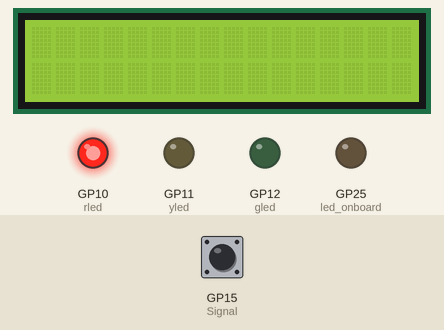
The program below on a simulated Raspberry Pi Pico running MicroPython. Parts: 16×2 character LCD, output pins drawn as LEDs (lit = HIGH). The inputs (shaded band) are chosen by the test bench; at power-on: GP15 (Signal) LOW. What the program prints to the serial console is not drawn.

Above: at 1.2 s.
1.3 s: GP15 (Signal) pulled HIGH for 0.15 s
At 3.5 s:
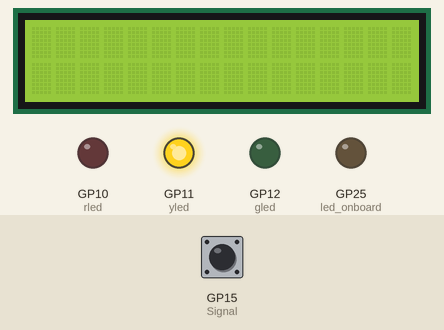
4.4 s: GP15 (Signal) pulled HIGH for 1 s
At 4.7 s:
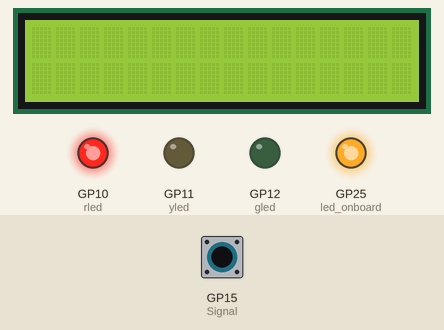
8.4 s: GP15 (Signal) pulled HIGH for 0.15 s
At 8.7 s:
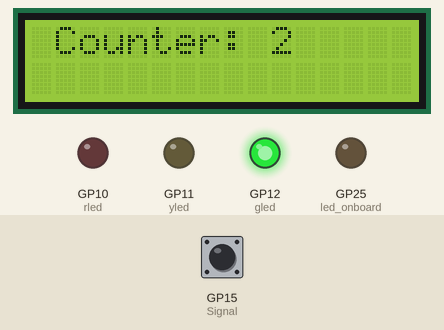
9.1 s: GP15 (Signal) pulled HIGH for 3.2 s
At 10.4 s:
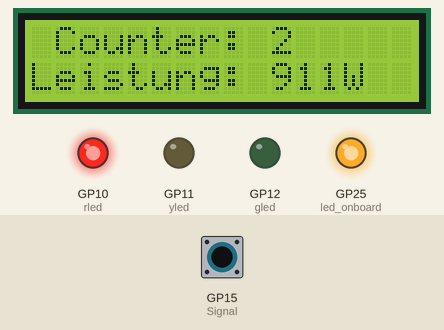
13.8 s: GP15 (Signal) pulled HIGH for 0.15 s
At 15.8 s:
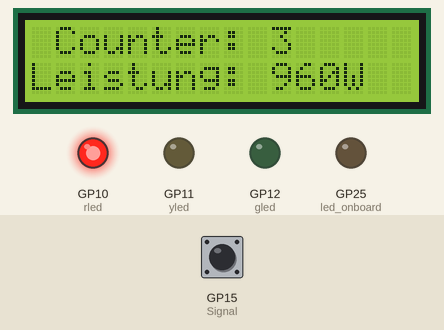
17.5 s: GP15 (Signal) driven HIGH
At 18.2 s:
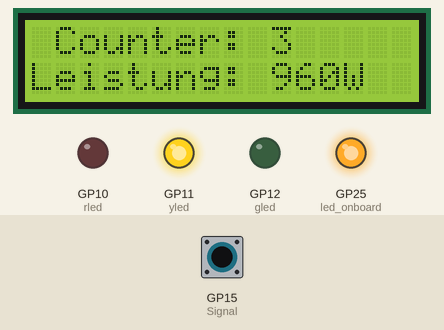
Timing chart, 0 to 21.5 s (numbered marks = the images above; inputs shaded):
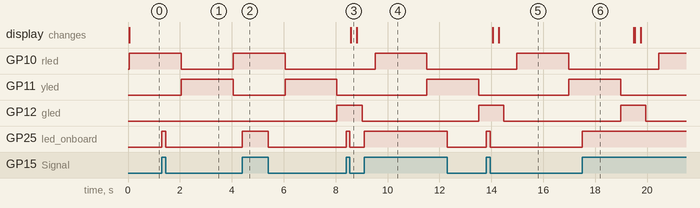

Measured:
- after the input at 1.3 s, GP25 (led_onboard): LOW → HIGH at once, → LOW 0.15 s later
- after the input at 4.4 s, GP12 (gled): LOW → HIGH after 3.7 s; GP25 (led_onboard): LOW → HIGH at once, → LOW 1.0 s later
- after the input at 8.4 s, GP25 (led_onboard): LOW → HIGH at once, → LOW 0.15 s later
- after the input at 9.1 s, GP25 (led_onboard): LOW → HIGH at once, → LOW 3.2 s later
- after the input at 13.8 s, GP25 (led_onboard): LOW → HIGH at once, → LOW 0.15 s later
- after the input at 17.5 s, GP25 (led_onboard): LOW → HIGH at once

The program:

Test-02.py
```python
# In diesem Programm löst ein Signal am Eingang des GPIO15
# einen Interrupt aus. Dabei wird jede Statusänderung erfasst, d.h.
# sowohl eine steigende als auch eine fallende Flanke bewirken
# den Aufruf der selben Interruptroutine aus (Funktion: Signal_INT()).
# Bei einer fallende Flanke wird die aktuelle Zeit ermittelt und
# anschließend die zeitliche Differenz zu der davor aufgetretenen,
# fallenden Flanke errechnet.
# Diese Dauer (periode) ist ein Maß für den momentanen Verbrauch.
# Je größer die Dauer, um so kleiner ist der Verbrauch.
# Der momentane Verbrauch (mverbrauch) wird dann am Display angezeigt.
# Während der HIGH Phase des Impulses wird die interne LED eingeschaltet,
# ansonsten bleibt sie ausgeschaltet.
# Wenn eine steigende Flanke erkannt wurde, dann wird die globale Variable tck1
# mit einem Zeitstpempel gesetzt. Eine fallende Flanke setzt dann die Variable tck2
# mit einem weiteren Zeitstempel.
# Die Differenz der beiden Zeitstempel (tck2 - tck1) ist dann die Impulsdauer.
#
#
# Bibliotheken laden
from machine import I2C, Pin, reset
from machine_i2c_lcd import I2cLcd
import utime

# Status-LED onboard (für Raspberry Pico W)
led_onboard = machine.Pin('LED', machine.Pin.OUT, value=0)

# Definition of LEDs
rled 	= machine.Pin(10, machine.Pin.OUT)
yled 	= machine.Pin(11, machine.Pin.OUT)
gled 	= machine.Pin(12, machine.Pin.OUT)

def disp_lcd(z1, z2):
    # Ausgabe auf Display
    zeile_1  = " Counter: " + str(z1) + '\n'
    zeile_2  = "Leistung: " + str(z2) + 'W \n'
    try:
        lcd.clear()
        lcd.putstr(zeile_1)
        utime.sleep(0.2)
        lcd.putstr(zeile_2)
        utime.sleep(0.2)
    except:
        print("Z043")
    return


def Signal_INT(pin):          # Signal Interrupt handler
    global Signal_Status      # Bezug zur globalen Variablen
    global tck1, tck2, tck2_v, periode

    Signal.irq(handler=None)  # Abschalten während der Ausführung

    if (Signal.value() == 1) and (Signal_Status == 0):
        # Steigende Flanke
        Signal_Status = 1     	# Setze Signal_Status auf HIGH
        led_onboard.value(1)    # Schalte LED_onboard ein
        tck1 = utime.ticks_ms() # Ermittle und speichere Zeitpunkt
        # print()
        # print("High tck1 = ", tck1, ' ms')

    elif (Signal.value() == 0) and (Signal_Status == 1):
        # Fallende Flanke
        Signal_Status = 0     	# Setze Signal_Status auf LOW
        led_onboard.value(0)    # Schalte LED_onboard aus
        tck2 = utime.ticks_ms() # Ermittle und speichere Zeitpunkt
        # print("Low  tck2 = ", tck2, ' ms')
        ## print("tck2_v = \t", tck2_v, '\t', "tck2 = \t", tck2)

        if tck2_v > 0:
            periode = tck2 - tck2_v
            # periode ist die Dauer zwischen zwei fallenden Flanken

        tck2_v = tck2   # speichere tck2 für den nächsten Aufruf

    Signal.irq(handler=Signal_INT) # aktiviere die Interruptroutine


# Definiere ein "Objekt" für den Statuswechsel des Signals
Signal = machine.Pin(15,machine.Pin.IN,machine.Pin.PULL_DOWN)
# Definition des Interrupthandlers für den Statuswechsel des Signals
Signal.irq(trigger=machine.Pin.IRQ_RISING | machine.Pin.IRQ_FALLING, handler=Signal_INT)


# Start des Hauptprogramms
# Setze die Status Variable für das Signal
Signal_Status = Signal.value() 			# Signal_Status sollte anfänglich auf LOW gesetzt sein
                                        # wegen dem internen PULLDOWN Befehl auf GPIO15
print("Signal Status: ", Signal_Status)	# Gib zur Überprüfung den initialen Zustand von Signal_Status aus

tck1 = 0; tck2 = 0; tck2_v = -1; periode = -1 # Setze die globalen Variablen tck2_v und periode auf ungültige Werte,
                                              # da diese erst später im Signal Interrupt Handler gesetzt werden
# Initialisierung I2C
i2c = I2C(0, sda=Pin(20), scl=Pin(21), freq=100000)

# Initialisierung LCD über I2C
lcd = I2cLcd(i2c, 0x27, 2, 16)

tck1 = 0; tck2 = 0; tck2_v = -1; periode = -1
print("Start...... !")

counter = 0								# Setze den Schleifenzähler initial auf 0
while True:
    counter += 1
    if counter > 10000:
        reset()
    rled.value(1); yled.value(0); utime.sleep(2)
    rled.value(0); yled.value(1); utime.sleep(2)

    if (counter > 1) and (periode > 0):
        try:
            mverbrauch = int(3600000 / periode)
            ## print("Messung: \t", counter, "\tPeriode: \t", periode, '\t ms',"Leistung: \t", mverbrauch, '\t W')
            print("Nr: \t", counter,"\t Leistung: \t", mverbrauch, '\t W')
            rled.value(0); yled.value(0); gled.value(1); utime.sleep(0.5)
            disp_lcd(str(counter), str(mverbrauch))
            rled.value(0); yled.value(0); gled.value(0); utime.sleep(0.5)

        except:
            print("Z122")
            reset()

    else:
        print("Waiting... \r", end = '')


# Hier können weitere Aktivitäten erfolgen !!
#
#
#######################################################################################
```
